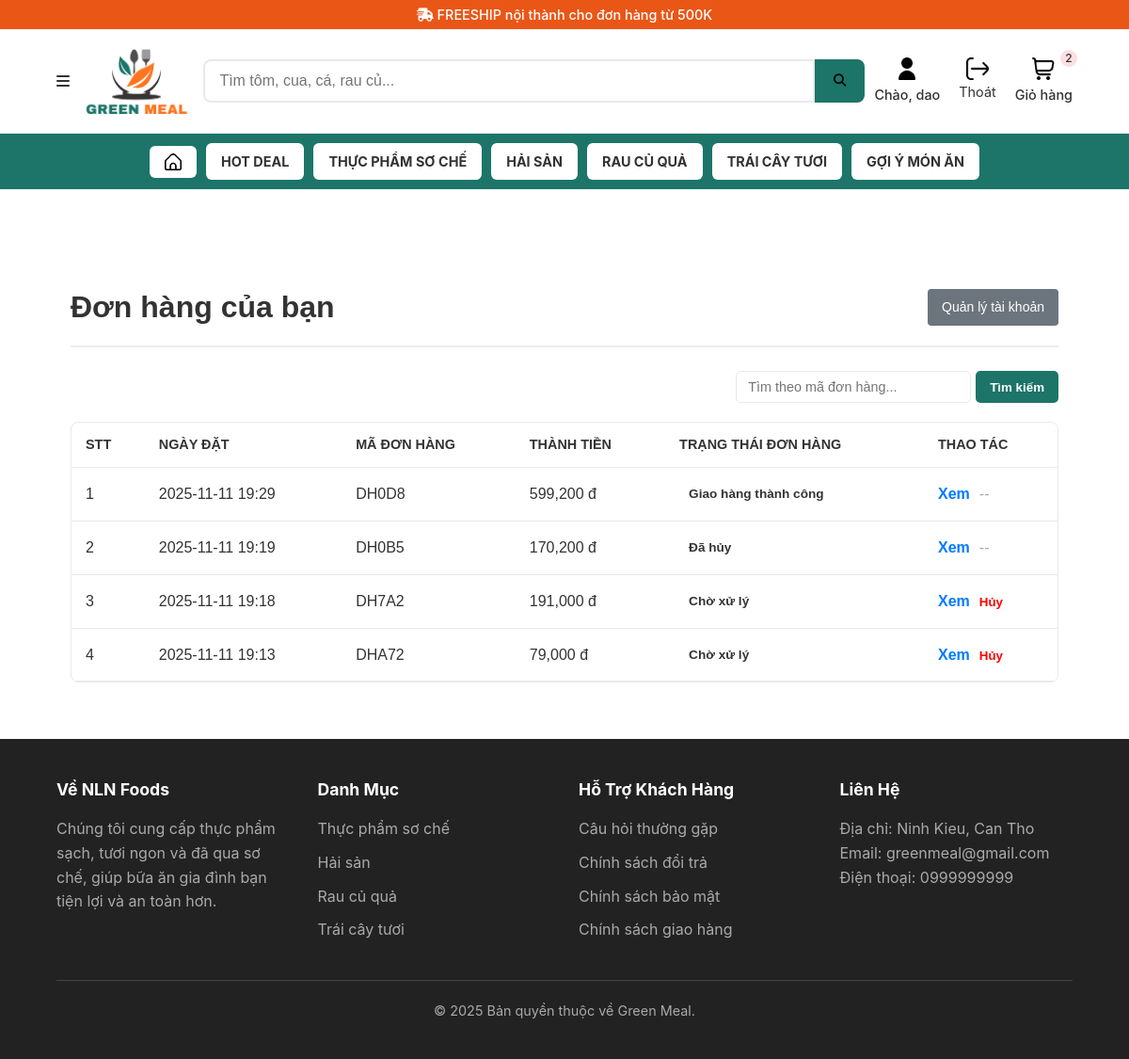
Before: /public/account/index (signed in) with the older database file.
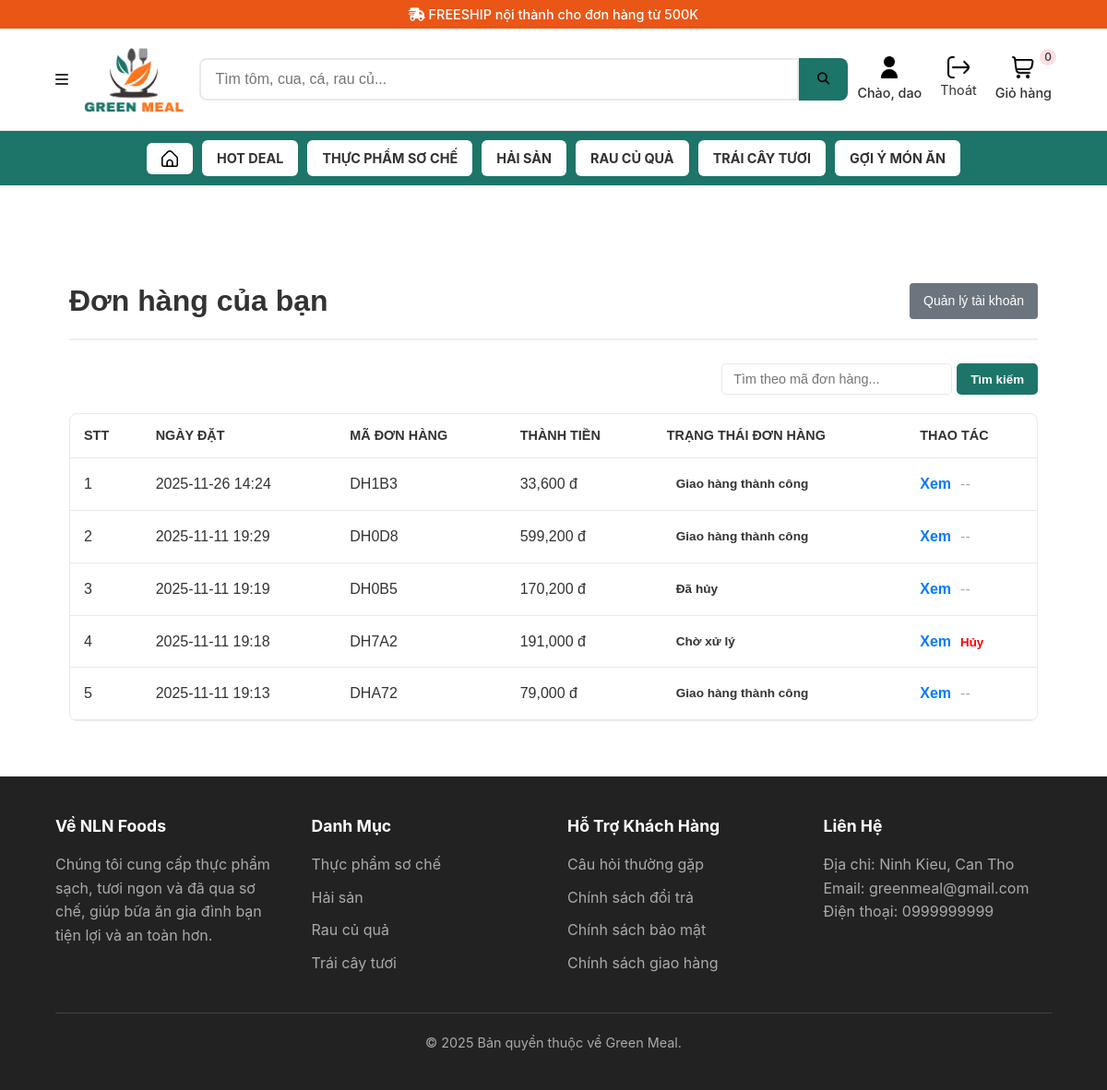
After: the same page with the newer database file.
### tables this page shows
CREATE TABLE `danh_muc` (
  `ID_DM` varchar(5) NOT NULL,
  `TEN_DM` varchar(200) NOT NULL
);

CREATE TABLE `don_hang_hien_tai` (
  `ID_DH` varchar(5) NOT NULL,
  `TRANG_THAI_DHHT` varchar(50) NOT NULL DEFAULT 'Chờ xử lý',
  `NGAY_GIO_CAP_NHAT` datetime NOT NULL
);

CREATE TABLE `don_hang` (
  `ID_DH` varchar(5) NOT NULL,
  `ID_PTTT` varchar(5) NOT NULL,
  `ID_TK` char(15) NOT NULL,
  `DIA_CHI_GIAO_DH` varchar(1000) NOT NULL,
  `NGAY_GIO_TAO_DON` datetime NOT NULL,
  `NGAY_DU_KIEN_GIAO` date NOT NULL,
  `TONG_GIA_TRI_DH` decimal(10,2) NOT NULL,
  `TIEN_GIAM_GIA` decimal(10,2) NOT NULL,
  `SO_TIEN_THANH_TOAN` decimal(10,2) NOT NULL,
  `TRANG_THAI_THANH_TOAN` varchar(50) NOT NULL,
  `NGAY_THANH_TOAN` datetime NOT NULL,
  `TRANG_THAI_BL` varchar(50) NOT NULL
);

### src/views/account/index.php (the view, shortened to what the changed rows need)
<?php
require_once __DIR__ . '/../partials/header.php';
?>
<div class="container account-page-container">
    <div class="account-header">
        <h2>Đơn hàng của bạn</h2>
        <a href="<?php echo BASE_PATH; ?>/account/profile" class="btn-secondary">
            Quản lý tài khoản
        </a>
    </div>
    <form action="<?php echo BASE_PATH; ?>/account/index" method="GET" class="account-search-form">
        <input type="text" name="search" placeholder="Tìm theo mã đơn hàng..." value="<?php echo htmlspecialchars($searchKeyword); ?>">
        <button type="submit">Tìm kiếm</button>
    </form>
    <div class="data-table-wrapper">
        <table class="data-table">
            <thead>
                <tr>
                    <th>STT</th>
                    <th>Ngày đặt</th>
                    <th>Mã đơn hàng</th>
                    <th>Thành tiền</th>
                    <th>Trạng thái đơn hàng</th>
                    <th>Thao tác</th>
                </tr>
            </thead>
            <tbody>
                <?php if (empty($orders)): ?>
                    <tr>
                        <td colspan="6" style="text-align: center; padding: 20px;">
                            <?php if (!empty($searchKeyword)): ?>
                                Không tìm thấy đơn hàng nào khớp với "<?php echo htmlspecialchars($searchKeyword); ?>".
                            <?php else: ?>
                                Bạn chưa có đơn hàng nào.
                            <?php endif; ?>
                        </td>
                    </tr>
                <?php else: ?>
                    <?php foreach ($orders as $index => $order): ?>
                        <?php
                            $status = htmlspecialchars($order['TRANG_THAI_DHHT'] ?? 'Chờ xử lý');
                        ?>
                        <tr>
                            <td><?php echo $offset + $index + 1; ?></td>
                            <td><?php echo date('Y-m-d H:i', strtotime($order['NGAY_GIO_TAO_DON'])); ?></td>
                            <td><?php echo htmlspecialchars($order['ID_DH']); ?></td>
                            <td><?php echo number_format($order['SO_TIEN_THANH_TOAN']); ?> đ</td>
                            <td>
                                <span class="status-badge">
                                    <?php echo $status; ?>
                                </span>
                            </td>
                            <td>
                                <div style="display: flex; gap: 10px; align-items: center;">
                                    <a href="<?php echo BASE_PATH; ?>/account/orderDetail/<?php echo $order['ID_DH']; ?>" class="btn-view-order" style="text-decoration: none; color: #007bff; font-weight: bold;">
                                        Xem
                                    </a>
                                    <?php if ($status === 'Chờ xử lý'): ?>
                                        <form action="<?php echo BASE_PATH; ?>/account/cancel-order" method="POST" onsubmit="return confirm('Bạn có chắc muốn hủy đơn hàng này?');" style="margin: 0;">
                                            <button type="submit" class="btn-cancel-order" style="color: red; border: none; background: none; cursor: pointer; font-weight: bold;">Hủy</button>
                                        </form>
                                    <?php else: ?>
                                        <span style="color: #aaa;">--</span>
                                    <?php endif; ?>
                                </div>
                            </td>
                        </tr>
                    <?php endforeach; ?>
                <?php endif; ?>
            </tbody>
        </table>
    </div>
    </div>
<?php
require_once __DIR__ . '/../partials/footer.php';
?>

### src/views/partials/header.php (shortened to what the changed rows need)
<!DOCTYPE html>
<html lang="vi">
<head>
    <link rel="stylesheet" href="<?php echo BASE_PATH; ?>/css/style.css">
    <link rel="stylesheet" href="https://cdnjs.cloudflare.com/ajax/libs/font-awesome/6.4.0/css/all.min.css">
</head>
<body>
<div class="top-bar-shipping">
    <div class="container">
        <i class="fa-solid fa-truck-fast"></i> FREESHIP nội thành cho đơn hàng từ 500K
    </div>
</div>
<header class="main-header">
    <div class="container">
        <div class="menu-toggle">
            <i class="fa-solid fa-bars"></i>
        </div>
        <a href="<?php echo BASE_PATH; ?>/" class="logo">
            <img src="<?php echo BASE_PATH; ?>/images/logo-green-meal.png" alt="NLN Foods Logo" class="logo-image">
        </a>
        <form class="search-bar" action="<?php echo BASE_PATH; ?>/search" method="GET">
            <input type="text" placeholder="Tìm tôm, cua, cá, rau củ..." name="q" value="<?php echo htmlspecialchars($_GET['q'] ?? ''); ?>">
            <button type="submit">
                <i class="fa-solid fa-magnifying-glass"></i>
            </button>
        </form>
        <div class="header-icons">
            <?php if (isset($_SESSION['user'])): ?>
                <a href="<?php echo BASE_PATH; ?>/account/index" class="header-icon-item">
                    <img src="<?php echo BASE_PATH; ?>/images/user-icon-2.png" alt="Tài khoản" class="header-main-icon">
                    <span class="icon-label">Chào, <?php echo htmlspecialchars($_SESSION['user']['HO_TEN'] ?? 'Bạn'); ?></span>
                </a>
                <form action="<?php echo BASE_PATH; ?>/auth/logout" method="POST" class="logout-form">
                    <button type="submit" class="header-icon-item-button">
                        <img src="<?php echo BASE_PATH; ?>/images/exit.png" alt="Đăng xuất" class="header-main-icon">
                        <span class="icon-label">Thoát</span>
                    </button>
                </form>
            <?php endif; ?>
            <a href="<?php echo BASE_PATH; ?>/cart/index" class="header-icon-item cart-wrapper">
                <div class="cart-icon-box">
                    <img src="<?php echo BASE_PATH; ?>/images/shopping-cart.png" alt="Giỏ hàng" class="header-main-icon">
                    <span class="cart-count"><?php echo $_SESSION['cart_count'] ?? 0; ?></span>
                </div>
                <span class="icon-label">Giỏ hàng</span>
            </a>
        </div>
    </div>
</header>
<nav class="sub-nav">
    <div class="container">
        <ul>
            <li>
                <a href="<?php echo BASE_PATH; ?>/" class="sub-nav-home-icon">
                    <img src="<?php echo BASE_PATH; ?>/images/home.png" alt="Trang chủ">
                </a>
            </li>
            <li><a href="#">HOT DEAL</a></li>
            <?php if (isset($categories) && !empty($categories)):
                foreach ($categories as $category): ?>
                <li>
                    <a href="<?php echo BASE_PATH; ?>/product/category/<?php echo $category['ID_DM']; ?>">
                        <?php echo htmlspecialchars($category['TEN_DM']); ?>
                    </a>
                </li>
            <?php endforeach; endif; ?>
            <li><a href="#">Gợi ý món ăn</a></li>
        </ul>
    </div>
</nav>
<main></main>

### src/views/partials/footer.php (shortened to what the changed rows need)
</main> <footer class="main-footer">
    <div class="container">
        <div class="footer-grid">
            <div class="footer-column">
                <h5>Về NLN Foods</h5>
                <p>Chúng tôi cung cấp thực phẩm sạch, tươi ngon và đã qua sơ chế, giúp bữa ăn gia đình bạn tiện lợi và an toàn hơn.</p>
            </div>
            <div class="footer-column">
                <h5>Danh Mục</h5>
                <ul>
                    <?php
                    if (isset($categories) && !empty($categories)):
                        foreach ($categories as $category):
                    ?>
                        <li>
                            <a href="/NLN_NLCS/public/product/category/<?php echo $category['ID_DM']; ?>">
                                <?php echo htmlspecialchars($category['TEN_DM']); ?>
                            </a>
                        </li>
                    <?php
                        endforeach;
                    endif;
                    ?>
                </ul>
            </div>
            <div class="footer-column">
                <h5>Hỗ Trợ Khách Hàng</h5>
                <ul>
                    <li><a href="#">Câu hỏi thường gặp</a></li>
                    <li><a href="#">Chính sách đổi trả</a></li>
                    <li><a href="#">Chính sách bảo mật</a></li>
                    <li><a href="#">Chính sách giao hàng</a></li>
                </ul>
            </div>
            <div class="footer-column">
                <h5>Liên Hệ</h5>
                <p>
                    Địa chỉ: Ninh Kieu, Can Tho <br>
                    Email: greenmeal@gmail.com<br>
                    Điện thoại: 0999999999
                </p>
            </div>
        </div>
        <div class="footer-bottom">
            <p>&copy; <?php echo date('Y'); ?> Bản quyền thuộc về Green Meal.</p>
        </div>
    </div>
</footer>
</body>
</html>

Changed rows visible on the page:
added don_hang_hien_tai: index "1", ID_DH.NGAY_GIO_TAO_DON "2025-11-26 14:24", ID_DH.ID_DH "DH1B3", ID_DH.SO_TIEN_THANH_TOAN "33,600", TRANG_THAI_DHHT "Giao hàng thành công"
computed for don_hang_hien_tai "DH0D8": index "1" → "2"
computed for don_hang_hien_tai "Đã hủy": index "2" → "3"
computed for don_hang_hien_tai "Chờ xử lý": index "3" → "4"
changed don_hang_hien_tai "DHA72": index "4" → "5"; TRANG_THAI_DHHT "Chờ xử lý" → "Giao hàng thành công"; TRANG_THAI_DHHT "Hủy" → "--"
Other visible differences:
$_SESSION['cart_count']: "2" → "0"
